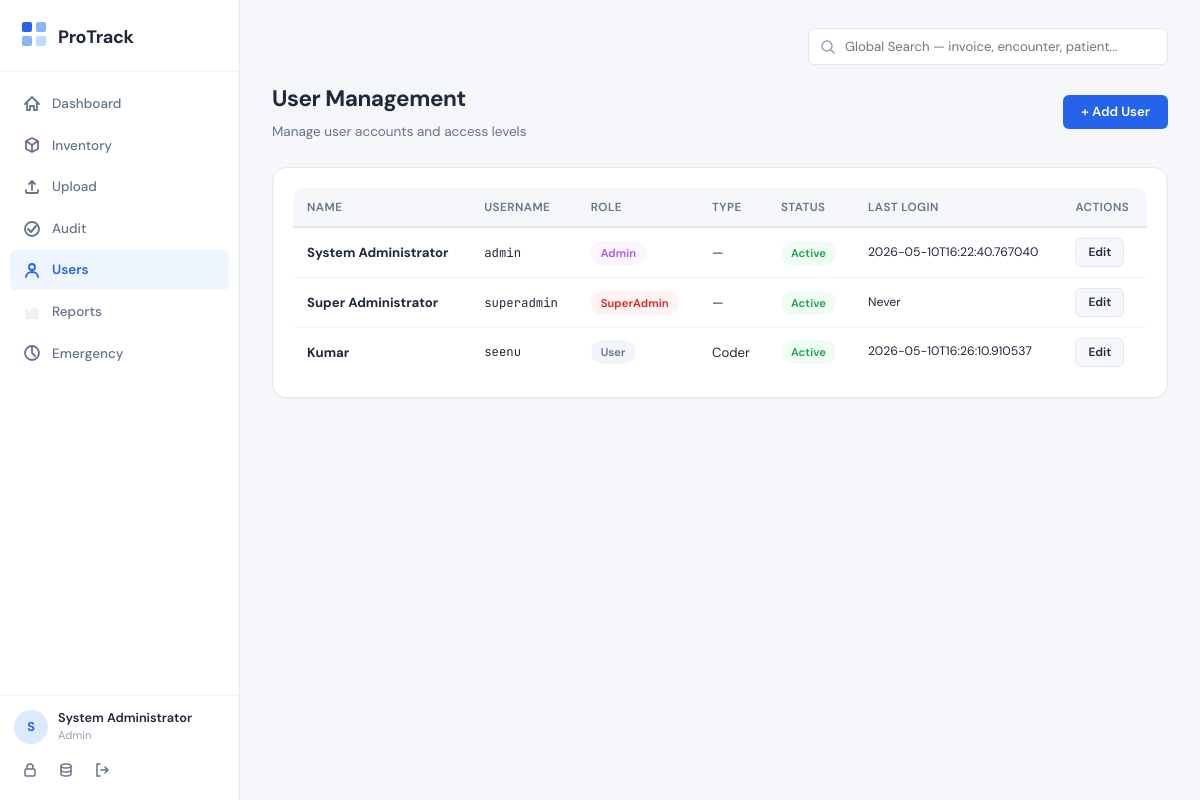
Page /users (signed in) on the committed database.
### tables this page shows
CREATE TABLE users (
        id INTEGER PRIMARY KEY AUTOINCREMENT,
        username TEXT UNIQUE NOT NULL,
        password_hash TEXT NOT NULL,
        full_name TEXT NOT NULL,
        role TEXT NOT NULL CHECK(role IN ('SuperAdmin','Admin','User','Auditor')),
        user_type TEXT DEFAULT NULL CHECK(user_type IN ('Coder','Biller',NULL)),
        is_active INTEGER DEFAULT 1,
        created_at TIMESTAMP DEFAULT CURRENT_TIMESTAMP,
        last_login TIMESTAMP,
        created_by INTEGER
    );

### app.py (the view)
@app.route('/users')
@admin_required
def users_list():
    db = get_db()
    users = db.execute("SELECT * FROM users ORDER BY role, full_name").fetchall()
    return render_template('users.html', users=users)

### app.py (called while the page is built)
def get_db():
    if 'db' not in g:
        g.db = sqlite3.connect(DATABASE)
        g.db.row_factory = sqlite3.Row
        g.db.execute("PRAGMA journal_mode=WAL")
        g.db.execute("PRAGMA foreign_keys=ON")
    return g.db

def admin_required(f):
    @wraps(f)
    def decorated(*a, **kw):
        if 'user_id' not in session: return redirect(url_for('login'))
        if session.get('role') not in ('SuperAdmin', 'Admin', 'Auditor'):
            flash('Access denied.', 'error')
            return redirect(url_for('dashboard'))
        return f(*a, **kw)
    return decorated

def can_delete():
    return session.get('role') == 'SuperAdmin'

@app.context_processor
def inject_helpers():
    return {'can_delete': can_delete}

### templates/users.html (shortened to what this page needs)
{% extends "base.html" %}
{% block content %}
<div class="page-header">
    <div class="page-header-row">
        <div>
            <h1>User Management</h1>
            <p>Manage user accounts and access levels</p>
        </div>
        <a href="{{ url_for('add_user') }}" class="btn btn-primary">+ Add User</a>
    </div>
</div>
<div class="card">
    <div class="table-wrapper">
        <table>
            <thead>
                <tr><th>Name</th><th>Username</th><th>Role</th><th>Type</th><th>Status</th><th>Last Login</th><th>Actions</th></tr>
            </thead>
            <tbody>
                {% for user in users %}
                <tr>
                    <td><strong>{{ user['full_name'] }}</strong></td>
                    <td style="font-family:var(--font-mono); font-size:0.82rem">{{ user['username'] }}</td>
                    <td>
                        <span class="badge {% if user['role'] == 'SuperAdmin' %}badge-red{% elif user['role'] == 'Admin' %}badge-purple{% elif user['role'] == 'Auditor' %}badge-blue{% else %}badge-gray{% endif %}">
                            {{ user['role'] }}
                        </span>
                    </td>
                    <td>{{ user['user_type'] or '—' }}</td>
                    <td>{% if user['is_active'] %}<span class="badge badge-green">Active</span>{% else %}<span class="badge badge-red">Inactive</span>{% endif %}</td>
                    <td style="font-size:0.82rem">{{ user['last_login'] or 'Never' }}</td>
                    <td>
                        <div class="btn-group">
                            <a href="{{ url_for('edit_user', user_id=user['id']) }}" class="btn btn-sm btn-secondary">Edit</a>
                        </div>
                    </td>
                </tr>
                {% endfor %}
            </tbody>
        </table>
    </div>
</div>
{% endblock %}

### templates/base.html (shortened to what this page needs)
<!DOCTYPE html>
<html lang="en">
<head>
    <link rel="stylesheet" href="{{ url_for('static', filename='css/style.css') }}">
</head>
<body>
    {% if session.get('user_id') %}
    <nav class="sidebar" id="sidebar">
        <div class="sidebar-brand">
            <div class="brand-icon">
            </div>
            <span class="brand-text">ProTrack</span>
        </div>
        <div class="sidebar-nav">
            <a href="{{ url_for('dashboard') }}" class="nav-item {% if request.endpoint == 'dashboard' %}active{% endif %}">
                <svg width="20" height="20" viewBox="0 0 20 20" fill="none"><path d="M3 10L10 3L17 10" stroke="currentColor" stroke-width="1.8" stroke-linecap="round"/><path d="M5 9V16H8V12H12V16H15V9" stroke="currentColor" stroke-width="1.8" stroke-linecap="round" stroke-linejoin="round"/></svg>
                <span>Dashboard</span>
            </a>
            <a href="{{ url_for('inventory_list') }}" class="nav-item {% if request.endpoint == 'inventory_list' %}active{% endif %}">
                <svg width="20" height="20" viewBox="0 0 20 20" fill="none"><path d="M4 6L10 3L16 6V14L10 17L4 14V6Z" stroke="currentColor" stroke-width="1.8" stroke-linejoin="round"/><path d="M10 10V17" stroke="currentColor" stroke-width="1.8"/><path d="M4 6L10 10L16 6" stroke="currentColor" stroke-width="1.8"/></svg>
                <span>Inventory</span>
            </a>
            {% if session.get('role') in ('SuperAdmin','Admin','Auditor') %}
            <a href="{{ url_for('upload_inventory') }}" class="nav-item {% if request.endpoint == 'upload_inventory' %}active{% endif %}">
                <span>Upload</span>
            </a>
            <a href="{{ url_for('audit_list') }}" class="nav-item {% if request.endpoint == 'audit_list' %}active{% endif %}">
                <svg width="20" height="20" viewBox="0 0 20 20" fill="none"><path d="M6 10L9 13L14 7" stroke="currentColor" stroke-width="2" stroke-linecap="round" stroke-linejoin="round"/><circle cx="10" cy="10" r="7" stroke="currentColor" stroke-width="1.8"/></svg>
                <span>Audit</span>
            </a>
            <a href="{{ url_for('users_list') }}" class="nav-item {% if request.endpoint in ('users_list','add_user','edit_user') %}active{% endif %}">
                <svg width="20" height="20" viewBox="0 0 20 20" fill="none"><circle cx="10" cy="7" r="3" stroke="currentColor" stroke-width="1.8"/><path d="M4 17C4 14 6.5 12 10 12C13.5 12 16 14 16 17" stroke="currentColor" stroke-width="1.8" stroke-linecap="round"/></svg>
                <span>Users</span>
            </a>
            <a href="{{ url_for('reports') }}" class="nav-item {% if request.endpoint == 'reports' %}active{% endif %}">
                <svg width="20" height="20" viewBox="0 0 20 20" fill="none"><path d="M4 16V8L8 11L12 6L16 9V16H4Z" stroke="currentColor" stroke-width="1.8" fill="currentColor" opacity="0.1" stroke-linejoin="round"/></svg>
                <span>Reports</span>
            </a>
            <a href="{{ url_for('emergency_reassign') }}" class="nav-item {% if request.endpoint == 'emergency_reassign' %}active{% endif %}">
                <svg width="20" height="20" viewBox="0 0 20 20" fill="none"><path d="M10 4V10L13 13" stroke="currentColor" stroke-width="1.8" stroke-linecap="round"/><circle cx="10" cy="10" r="7" stroke="currentColor" stroke-width="1.8"/></svg>
                <span>Emergency</span>
            </a>
            {% endif %}
        </div>
        <div class="sidebar-footer">
            <div class="user-badge">
                <div class="user-avatar">{{ session.get('full_name', 'U')[0] }}</div>
                <div class="user-info">
                    <span class="user-name">{{ session.get('full_name', 'User') }}</span>
                    <span class="user-role">{{ session.get('role') }}{% if session.get('user_type') %} · {{ session.get('user_type') }}{% endif %}</span>
                </div>
            </div>
            <div class="sidebar-actions">
                <a href="{{ url_for('change_password') }}" class="btn-icon" title="Change Password">
                    <svg width="16" height="16" viewBox="0 0 16 16" fill="none"><rect x="3" y="7" width="10" height="7" rx="1.5" stroke="currentColor" stroke-width="1.5"/><path d="M5 7V5C5 3.34 6.34 2 8 2C9.66 2 11 3.34 11 5V7" stroke="currentColor" stroke-width="1.5"/></svg>
                </a>
                {% if session.get('role') in ('SuperAdmin','Admin','Auditor') %}
                <a href="{{ url_for('backup_database') }}" class="btn-icon" title="Backup Database">
                </a>
                {% endif %}
                <a href="{{ url_for('logout') }}" class="btn-icon btn-logout" title="Logout">
                    <svg width="16" height="16" viewBox="0 0 16 16" fill="none"><path d="M6 2H3V14H6" stroke="currentColor" stroke-width="1.5" stroke-linecap="round"/><path d="M7 8H14M14 8L11 5M14 8L11 11" stroke="currentColor" stroke-width="1.5" stroke-linecap="round" stroke-linejoin="round"/></svg>
                </a>
            </div>
        </div>
    </nav>
    {% endif %}
    <main class="{% if session.get('user_id') %}main-content{% else %}main-full{% endif %}">
        {% if session.get('user_id') %}
        <div class="topbar">
            <form action="{{ url_for('global_search') }}" method="GET" class="topbar-search">
                <input type="text" name="q" placeholder="Global Search — invoice, encounter, patient..." value="{{ request.args.get('q','') if request.endpoint == 'global_search' else '' }}">
            </form>
        </div>
        {% endif %}
        {% block content %}{% endblock %}
    </main>
</body>
</html>

### rows in the picture
users: get "System Administrator", full_name "System Administrator", username "admin", role "Admin", user "—", is_active "Active", last_login "2026-05-10T16:22:40.767040"
users: full_name "Super Administrator", username "superadmin", role "SuperAdmin", user "—", is_active "Active", user "Never"
users: full_name "Kumar", username "seenu", role "User", user_type "Coder", is_active "Active", last_login "2026-05-10T16:26:10.910537"

### other values in the picture
{{ session.get('full_name', 'U')[0] }} "S"
{{ session.get('role') }} "Admin"
